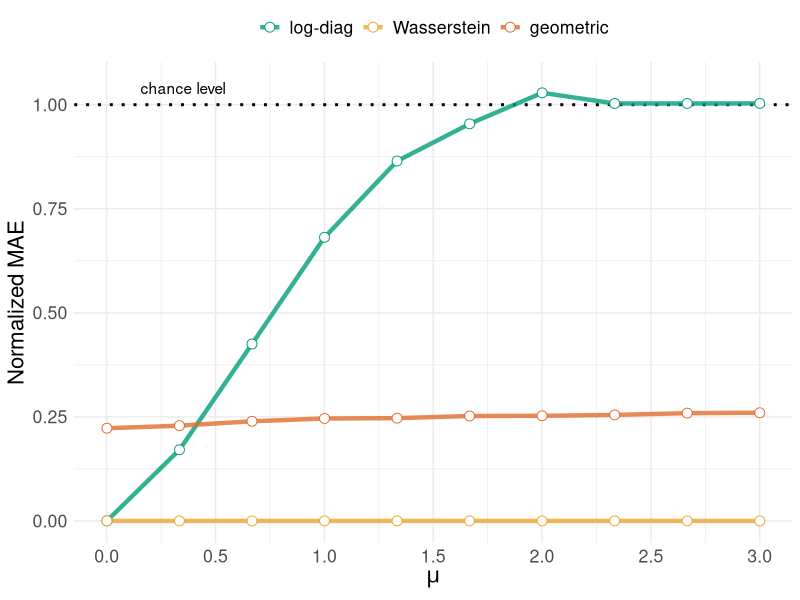
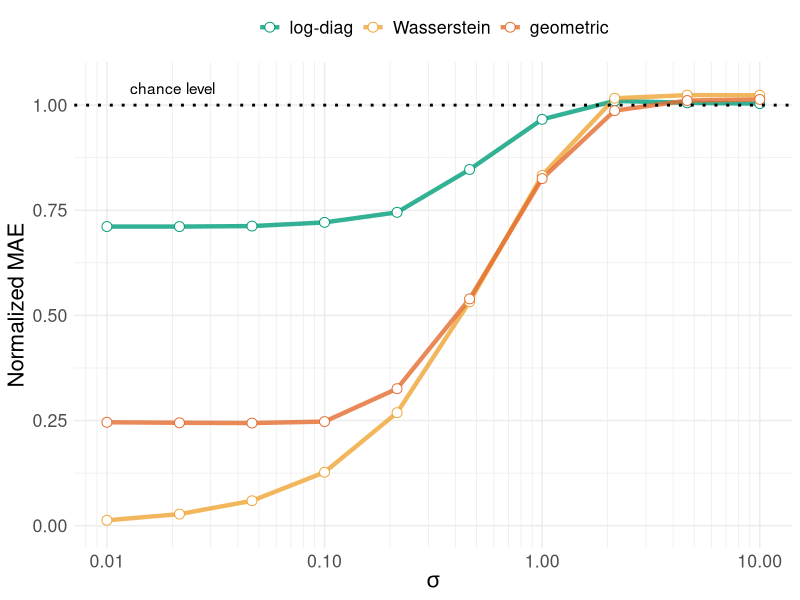
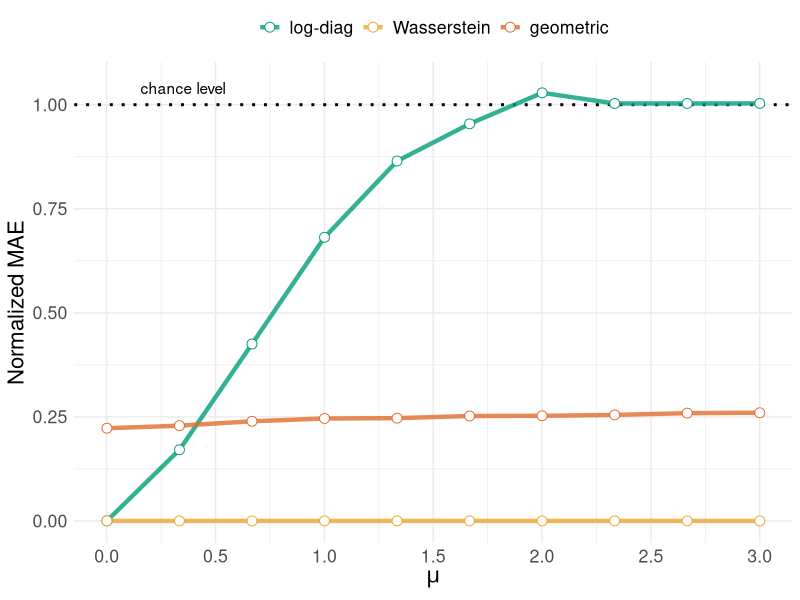
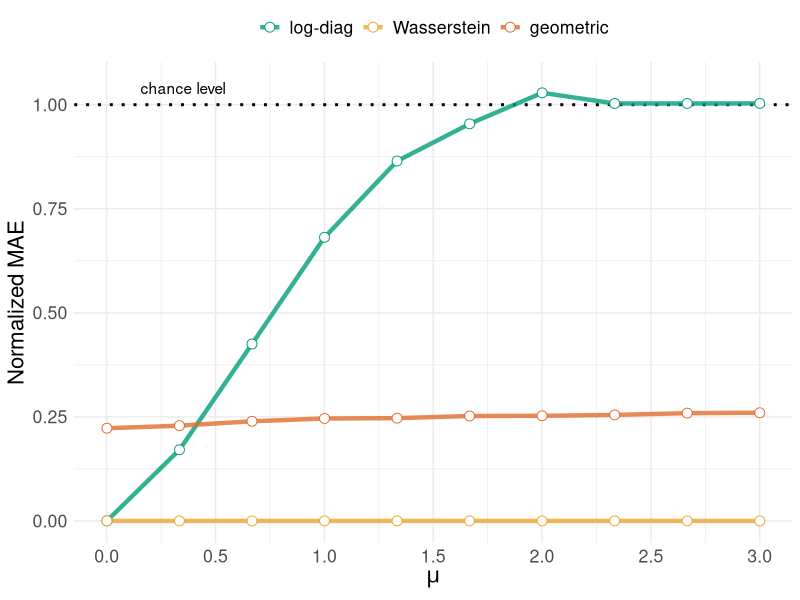
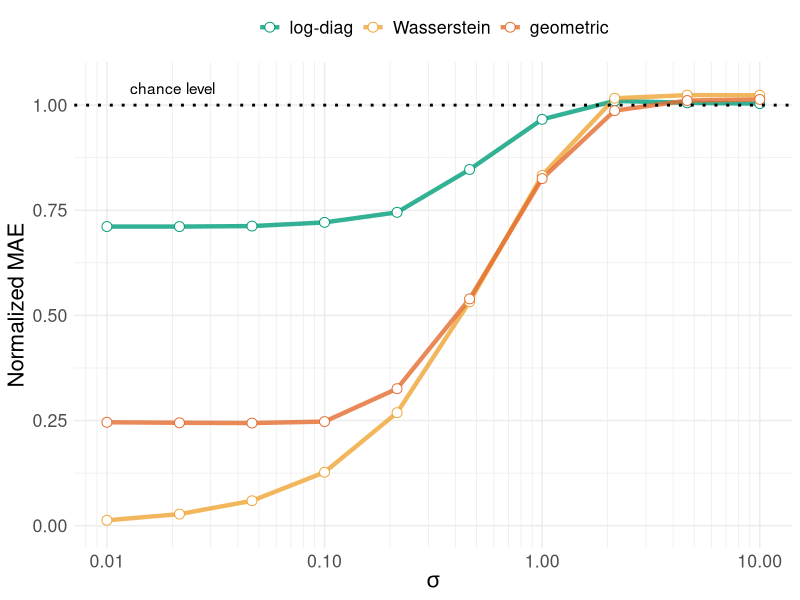
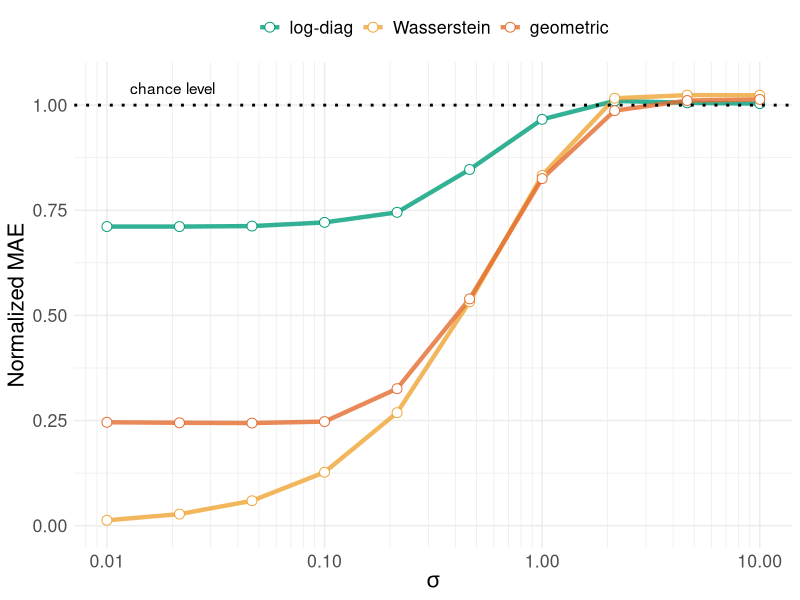

Write R code to recreate these figures, in order.
library(tidyverse)

##############################################################################
# Experiment 1 data
da_exp <- read.csv("./outputs/simuls_nips/synth_da/scores.csv", nrows = 4, header = F)
for (ii in c(2, 3, 4, 1)){
  da_exp[ii,] <- da_exp[ii,] / da_exp[1,]
}
da_exp <- da_exp[2:4,] %>%
  gather(key = "estimator", value = "score")

estimator <- c("log-diag", "Wasserstein", "geometric") %>%
  factor(, levels = c("log-diag", "Wasserstein", "geometric"))
da_exp$estimator <- rep(estimator, times = 10)

distance <- read.csv("./outputs/simuls_nips/synth_da/distance_a.csv", header = F)
da_exp$xaxis <- rep(distance[["V1"]], each = 3)

color_cats <- c(
  "#009D79",# blueish green
  "#EEA535",  # orange
  "#E36C2F"  #vermillon
  # "#56B4E9",# sky blue
  # "#F0E442", #yellow
  # "#0072B2", #blue
  # "#CC79A7" #violet
)

ggplot(
  data = da_exp,
  mapping = aes(y = score, x = xaxis, group = estimator,
                color = estimator, fill = estimator)) +
  geom_hline(yintercept = 1., color = "black", linetype = "dotted",
             size = 1) +
  geom_line(size = 1.5, alpha = 0.8) +
  geom_point(fill = "white", size = 3, shape = 21) +
    theme_minimal() +
  scale_x_continuous(breaks = seq(0, 3, 0.5)) +
  scale_y_continuous(limits = c(0, 1.05)) +
  scale_color_manual(values = color_cats, name = NULL) +
  scale_fill_manual(values = color_cats, name = NULL) +
  annotate(geom = "text", x = 0.35, y = 1.04, label = "chance level") +
  labs(x = expression(mu),
       y = "Normalized MAE") +
  theme(text = element_text(family = "Helvetica", size = 16),
        legend.position = "top", legend.title = element_text(size = 14))
ggsave("./outputs/fig_1a_distance.png", width = 5, height = 3.5, dpi = 300)
ggsave("./outputs/fig_1a_distance.pdf", width = 5, height = 3.5, dpi = 300)


##############################################################################
# Experiment 2 data

snr_exp <- read.csv("./outputs/simuls_nips/synth_snr/scores.csv", nrows = 4, header = F)
for (ii in c(2, 3, 4, 1)){
  snr_exp[ii,] <- snr_exp[ii,] / snr_exp[1,]
}

snr_exp <- snr_exp %>%
  gather(key = "estimator", value = "score")

estimator2 <- c("chance", "log-diag", "Wasserstein", "geometric") %>%
  factor(, levels = c("chance", "log-diag", "Wasserstein", "geometric"))

snr_exp$estimator <- rep(estimator2, times = 10)

sigmas <- read.csv("./outputs/simuls_nips/synth_snr/sigmas.csv", header = F)
snr_exp$xaxis <- rep(sigmas[["V1"]], each = 4)

ggplot(
  data = snr_exp %>% subset(estimator != "chance"),
  mapping = aes(y = score, x = xaxis, group = estimator,
                color = estimator)) +
  geom_line(size = 1.5, alpha = 0.8) +
  geom_point(fill = "white", size = 3, shape = 21) +
  theme_minimal() +
  scale_y_continuous(limits = c(0, 1.05)) +
  scale_x_log10(breaks =  10^(-10:10),
                minor_breaks = rep(1:9, 21) * (10 ^ rep(-10:10, each=9))) +
  scale_color_manual(values = color_cats, name = NULL) +
  # labs(x = TeX("distance between A and $I_p$"),
  #      y = "normalized M.A.E.") +
  geom_hline(yintercept = 1, color = "black", linetype = "dotted",
             size = 1) +
  annotate(geom = "text", x = 0.02, y = 1.04, label = "chance level") +
  labs(x = expression(sigma),
       y = "Normalized MAE") +
  theme(text = element_text(family = "Helvetica", size = 16),
        legend.position = "top", legend.title = element_text(size = 14))
ggsave("./outputs/fig_1b_snr.png", width = 5, height = 3.5, dpi = 300)
ggsave("./outputs/fig_1b_snr.pdf", width = 5, height = 3.5, dpi = 300)
